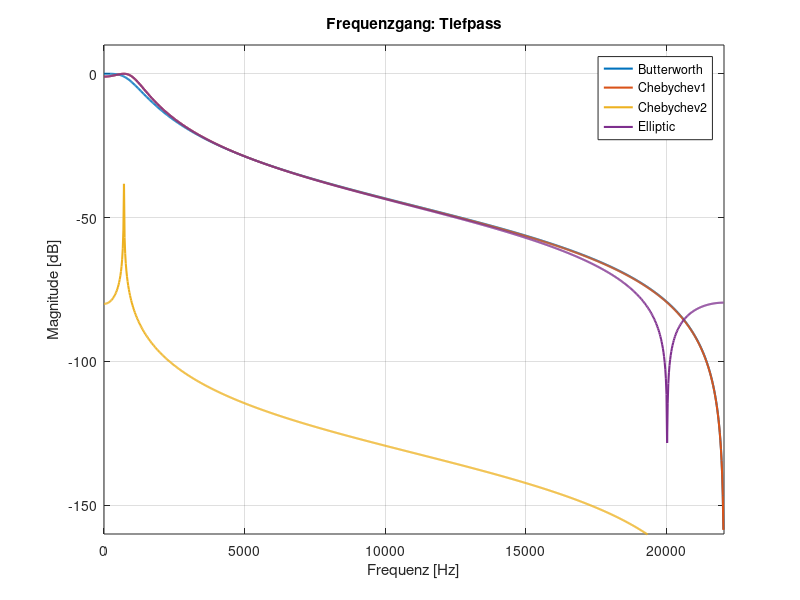
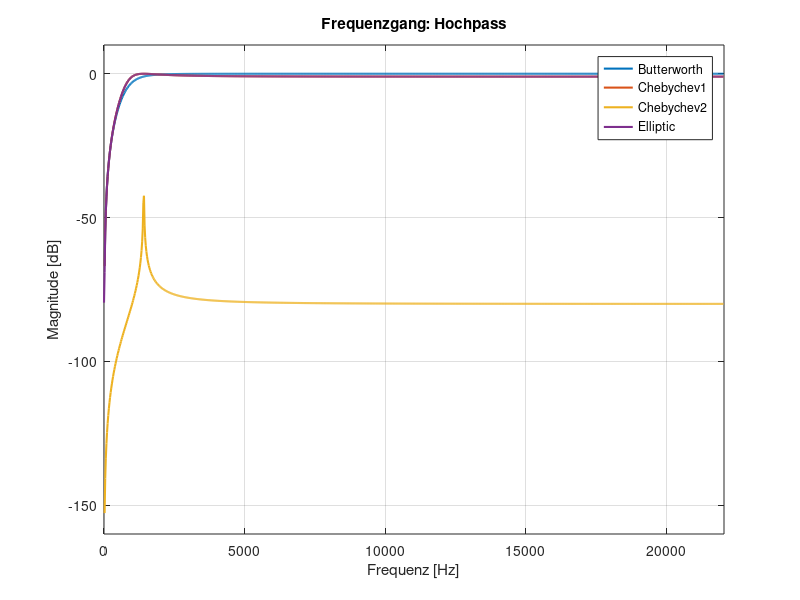

MATLAB code for these plots, in order: (Note: this script raises an error after producing the figures.)
close all
clear
clc
%% Filterparameter:
% Filterordnung
N = 2;
N_b = 1;

% Abtastfrequenz für Audioanwendungen in Hz
fs = 44100; % CD-Audio
% fs = 48000; % Studio Audio

% Grenzfrequenzen (in Hz)
fc_lp = 1000;          % Tiefpass
fc_hp = 1000;          % Hochpass
fc_bp = [500 2000];    % Bandpass
fc_bs = [500 2000];    % Bandsperre

% Normierte Frequenzen (digital)
Wc_lp = fc_lp/(fs/2);
Wc_hp = fc_hp/(fs/2);
Wc_bp = fc_bp/(fs/2);
Wc_bs = fc_bs/(fs/2);

% Ripples für Filter
Rp = 1;  % Durchlasswelligkeit [dB]
Rs = 80; % Sperrdämpfung [dB]

% Res. fft
fft_res = 1024;

%% Tiefpass Filter:

% Butterworth TP
[blp_b, blp_a] = butter(N, Wc_lp, 'low');
disp(['Butterworth TP: b = [', num2str(blp_b, ' %.6f'), '], a = [', num2str(blp_a, ' %.6f'), ']'])

% Chebyshev Typ I TP
[c1lp_b,c1lp_a] = cheby1(N, Rp, Wc_lp, 'low');
disp(['Chebyshev Typ I TP: b = [', num2str(c1lp_b, ' %.6f'), '], a = [', num2str(c1lp_a, ' %.6f'), ']'])

% Chebyshev Typ II TP
[c2lp_b,c2lp_a] = cheby1(N, Rs, Wc_lp, 'low');
disp(['Chebyshev Typ II TP: b = [', num2str(c2lp_b, ' %.6f'), '], a = [', num2str(c2lp_a, ' %.6f'), ']'])

% Elliptischer TP
[elp_b, elp_a] = ellip(N, Rp, Rs, Wc_lp, 'low');
disp(['Elliptischer TP: b = [', num2str(elp_b, ' %.6f'), '], a = [', num2str(elp_a, ' %.6f'), ']'])

% Frequenzgänge berechnen:
[H_butter_LP, f_LP] = freqz(blp_b, blp_a, fft_res, fs);
[H_cheby1_LP, ~] = freqz(c1lp_b, c1lp_a, fft_res, fs);
[H_cheby2_LP, ~] = freqz(c2lp_b, c2lp_a, fft_res, fs);
[H_ellip_LP, ~]  = freqz(elp_b, elp_a, fft_res, fs);

% Plot:
figure;
plot(f_LP, 20*log10(abs(H_butter_LP)), 'LineWidth', 1.5); hold on;
plot(f_LP, 20*log10(abs(H_cheby1_LP)), 'LineWidth', 1.5);
plot(f_LP, 20*log10(abs(H_cheby2_LP)), 'LineWidth', 1.5);
plot(f_LP, 20*log10(abs(H_ellip_LP)),  'LineWidth', 1.5);

grid on;
xlabel('Frequenz [Hz]');
ylabel('Magnitude [dB]');
title('Frequenzgang: Tiefpass');
legend('Butterworth', 'Chebychev1', 'Chebychev2', 'Elliptic');
xlim([0 fs/2]); % bis Nyquist
ylim([-160 10]); % Optional: Y-Achse für dB

%% Hochpass Filter:

% Butterworth HP
[bhp_b, bhp_a] = butter(N, Wc_hp, 'high');
disp(['Butterworth HP: b = [', num2str(bhp_b, ' %.6f'), '], a = [', num2str(bhp_a, ' %.6f'), ']'])

% Chebyshev Typ I HP
[c1hp_b,c1hp_a] = cheby1(N, Rp, Wc_hp, 'high');
disp(['Chebyshev Typ I HP: b = [', num2str(c1hp_b, ' %.6f'), '], a = [', num2str(c1hp_a, ' %.6f'), ']'])

% Chebyshev Typ II HP
[c2hp_b,c2hp_a] = cheby1(N, Rs, Wc_hp, 'high');
disp(['Chebyshev Typ II HP: b = [', num2str(c2hp_b, ' %.6f'), '], a = [', num2str(c2hp_a, ' %.6f'), ']'])

% Elliptischer HP
[ehp_b, ehp_a] = ellip(N, Rp, Rs, Wc_hp, 'high');
disp(['Elliptischer HP: b = [', num2str(ehp_b, ' %.6f'), '], a = [', num2str(ehp_a, ' %.6f'), ']'])

% Frequenzgänge berechnen:
[H_butter_HP, f_HP] = freqz(bhp_b, bhp_a, fft_res, fs);
[H_cheby1_HP, ~] = freqz(c1hp_b, c1hp_a, fft_res, fs);
[H_cheby2_HP, ~] = freqz(c2hp_b, c2hp_a, fft_res, fs);
[H_ellip_HP, ~]  = freqz(ehp_b, ehp_a, fft_res, fs);

% Plot:
figure;
plot(f_HP, 20*log10(abs(H_butter_HP)), 'LineWidth', 1.5); hold on;
plot(f_HP, 20*log10(abs(H_cheby1_HP)), 'LineWidth', 1.5);
plot(f_HP, 20*log10(abs(H_cheby2_HP)), 'LineWidth', 1.5);
plot(f_HP, 20*log10(abs(H_ellip_HP)),  'LineWidth', 1.5);

grid on;
xlabel('Frequenz [Hz]');
ylabel('Magnitude [dB]');
title('Frequenzgang: Hochpass');
legend('Butterworth', 'Chebychev1', 'Chebychev2', 'Elliptic');
xlim([0 fs/2]); % bis Nyquist
ylim([-160 10]); % Optional: Y-Achse für dB

%% Bandpass Filter:

% Butterworth BP
[bbp_b, bbp_a] = butter(N_b, Wc_bp, 'bandpass');
disp(['Butterworth BP: b = [', num2str(bbp_b, ' %.6f'), '], a = [', num2str(bbp_a, ' %.6f'), ']'])

% Chebyshev Typ I BP
[c1bp_b,c1bp_a] = cheby1(N_b, Rp, Wc_bp, 'bandpass');
disp(['Chebyshev Typ I BP: b = [', num2str(c1bp_b, ' %.6f'), '], a = [', num2str(c1bp_a, ' %.6f'), ']'])

% Chebyshev Typ II BP
[c2bp_b,c2bp_a] = cheby1(N_b, Rs, Wc_bp, 'bandpass');
disp(['Chebyshev Typ II BP: b = [', num2str(c2bp_b, ' %.6f'), '], a = [', num2str(c2bp_a, ' %.6f'), ']'])

% Elliptischer BP
[ebp_b, ebp_a] = ellip(N_b, Rp, Rs, Wc_bp, 'bandpass');
disp(['Elliptischer BP: b = [', num2str(ebp_b, ' %.6f'), '], a = [', num2str(ebp_a, ' %.6f'), ']'])

% Frequenzgänge berechnen:
[H_butter_BP, f_BP] = freqz(bbp_b, bbp_a, fft_res, fs);
[H_cheby1_BP, ~] = freqz(c1bp_b, c1bp_a, fft_res, fs);
[H_cheby2_BP, ~] = freqz(c2bp_b, c2bp_a, fft_res, fs);
[H_ellip_BP, ~]  = freqz(ebp_b, ebp_a, fft_res, fs);

% Plot:
figure;
plot(f_BP, 20*log10(abs(H_butter_BP)), 'LineWidth', 1.5); hold on;
plot(f_BP, 20*log10(abs(H_cheby1_BP)), 'LineWidth', 1.5);
plot(f_BP, 20*log10(abs(H_cheby2_BP)), 'LineWidth', 1.5);
plot(f_BP, 20*log10(abs(H_ellip_BP)),  'LineWidth', 1.5);

grid on;
xlabel('Frequenz [Hz]');
ylabel('Magnitude [dB]');
title('Frequenzgang: Bandpass');
legend('Butterworth', 'Chebychev1', 'Chebychev2', 'Elliptic');
xlim([0 fs/2]); % bis Nyquist
ylim([-160 10]); % Optional: Y-Achse für dB

%% Bandstop Filter:

% Butterworth BS
[bbs_b, bbs_a] = butter(N_b, Wc_bs, 'stop');
disp(['Butterworth BS: b = [', num2str(bbs_b, ' %.6f'), '], a = [', num2str(bbs_a, ' %.6f'), ']'])

% Chebyshev Typ I BS
[c1bs_b,c1bs_a] = cheby1(N_b, Rp, Wc_bs, 'stop');
disp(['Chebyshev Typ I BS: b = [', num2str(c1bs_b, ' %.6f'), '], a = [', num2str(c1bs_a, ' %.6f'), ']'])

% Chebyshev Typ II BS
[c2bs_b,c2bs_a] = cheby1(N_b, Rs, Wc_bs, 'stop');
disp(['Chebyshev Typ II BS: b = [', num2str(c2bs_b, ' %.6f'), '], a = [', num2str(c2bs_a, ' %.6f'), ']'])

% Elliptischer BS
[ebs_b, ebs_a] = ellip(N_b, Rp, Rs, Wc_bs, 'stop');
disp(['Elliptischer BS: b = [', num2str(ebs_b, ' %.6f'), '], a = [', num2str(ebs_a, ' %.6f'), ']'])

% Frequenzgänge berechnen:
[H_butter_BS, f_BS] = freqz(bbs_b, bbs_a, fft_res, fs);
[H_cheby1_BS, ~] = freqz(c1bs_b, c1bs_a, fft_res, fs);
[H_cheby2_BS, ~] = freqz(c2bs_b, c2bs_a, fft_res, fs);
[H_ellip_BS, ~]  = freqz(ebs_b, ebs_a, fft_res, fs);

% Plot:
figure;
plot(f_BS, 20*log10(abs(H_butter_BS)), 'LineWidth', 1.5); hold on;
plot(f_BS, 20*log10(abs(H_cheby1_BS)), 'LineWidth', 1.5);
plot(f_BS, 20*log10(abs(H_cheby2_BS)), 'LineWidth', 1.5);
plot(f_BS, 20*log10(abs(H_ellip_BS)),  'LineWidth', 1.5);

grid on;
xlabel('Frequenz [Hz]');
ylabel('Magnitude [dB]');
title('Frequenzgang: Bandstop');
legend('Butterworth', 'Chebychev1', 'Chebychev2', 'Elliptic');
xlim([0 fs/2]); % bis Nyquist
ylim([-160 10]); % Optional: Y-Achse für dB
